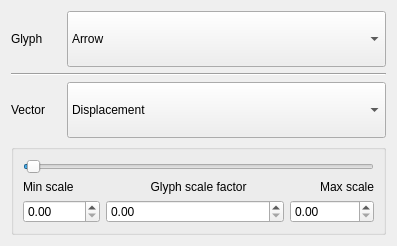
<?xml version="1.0" encoding="UTF-8"?>
<ui version="4.0">
 <class>TaskPostGlyph</class>
 <widget class="QWidget" name="TaskPostGlyph">
  <property name="geometry">
   <rect>
    <x>0</x>
    <y>0</y>
    <width>397</width>
    <height>246</height>
   </rect>
  </property>
  <property name="windowTitle">
   <string>Form</string>
  </property>
  <layout class="QVBoxLayout" name="verticalLayout">
   <item>
    <layout class="QHBoxLayout" name="horizontalLayout_3">
     <item>
      <widget class="QLabel" name="label_2">
       <property name="sizePolicy">
        <sizepolicy hsizetype="Minimum" vsizetype="Minimum">
         <horstretch>0</horstretch>
         <verstretch>0</verstretch>
        </sizepolicy>
       </property>
       <property name="minimumSize">
        <size>
         <width>50</width>
         <height>0</height>
        </size>
       </property>
       <property name="text">
        <string>Glyph</string>
       </property>
      </widget>
     </item>
     <item>
      <widget class="QComboBox" name="GlyphType">
       <property name="sizePolicy">
        <sizepolicy hsizetype="Expanding" vsizetype="Minimum">
         <horstretch>0</horstretch>
         <verstretch>0</verstretch>
        </sizepolicy>
       </property>
       <item>
        <property name="text">
         <string>Arrow</string>
        </property>
       </item>
       <item>
        <property name="text">
         <string>Cone</string>
        </property>
       </item>
       <item>
        <property name="text">
         <string>Sphere</string>
        </property>
       </item>
      </widget>
     </item>
    </layout>
   </item>
   <item>
    <widget class="Line" name="line_3">
     <property name="orientation">
      <enum>Qt::Horizontal</enum>
     </property>
    </widget>
   </item>
   <item>
    <layout class="QHBoxLayout" name="horizontalLayout">
     <item>
      <widget class="QLabel" name="label">
       <property name="sizePolicy">
        <sizepolicy hsizetype="Minimum" vsizetype="Minimum">
         <horstretch>0</horstretch>
         <verstretch>0</verstretch>
        </sizepolicy>
       </property>
       <property name="minimumSize">
        <size>
         <width>50</width>
         <height>0</height>
        </size>
       </property>
       <property name="text">
        <string>Vector</string>
       </property>
      </widget>
     </item>
     <item>
      <widget class="QComboBox" name="Vector">
       <property name="sizePolicy">
        <sizepolicy hsizetype="Expanding" vsizetype="Minimum">
         <horstretch>0</horstretch>
         <verstretch>0</verstretch>
        </sizepolicy>
       </property>
       <item>
        <property name="text">
         <string>Displacement</string>
        </property>
       </item>
       <item>
        <property name="text">
         <string>Strain Vectors</string>
        </property>
       </item>
       <item>
        <property name="text">
         <string>Stress Vectors</string>
        </property>
       </item>
       <item>
        <property name="text">
         <string>Max Principal Stress Vectors</string>
        </property>
       </item>
       <item>
        <property name="text">
         <string>Med Principal Stress Vectors</string>
        </property>
       </item>
       <item>
        <property name="text">
         <string>Min Principal Stress Vectors</string>
        </property>
       </item>
      </widget>
     </item>
    </layout>
   </item>
   <item>
    <widget class="QGroupBox" name="ScalingBox">
     <property name="sizePolicy">
      <sizepolicy hsizetype="MinimumExpanding" vsizetype="Preferred">
       <horstretch>0</horstretch>
       <verstretch>0</verstretch>
      </sizepolicy>
     </property>
     <property name="title">
      <string/>
     </property>
     <layout class="QVBoxLayout" name="verticalLayout_2">
      <item>
       <widget class="QSlider" name="Slider">
        <property name="sizePolicy">
         <sizepolicy hsizetype="MinimumExpanding" vsizetype="Fixed">
          <horstretch>0</horstretch>
          <verstretch>0</verstretch>
         </sizepolicy>
        </property>
        <property name="minimumSize">
         <size>
          <width>100</width>
          <height>0</height>
         </size>
        </property>
        <property name="maximum">
         <number>100</number>
        </property>
        <property name="value">
         <number>1</number>
        </property>
        <property name="orientation">
         <enum>Qt::Horizontal</enum>
        </property>
        <property name="invertedAppearance">
         <bool>false</bool>
        </property>
        <property name="invertedControls">
         <bool>false</bool>
        </property>
        <property name="tickPosition">
         <enum>QSlider::NoTicks</enum>
        </property>
       </widget>
      </item>
      <item>
       <layout class="QHBoxLayout" name="horizontalLayout_5">
        <item>
         <widget class="QLabel" name="label_4">
          <property name="sizePolicy">
           <sizepolicy hsizetype="Minimum" vsizetype="Minimum">
            <horstretch>0</horstretch>
            <verstretch>0</verstretch>
           </sizepolicy>
          </property>
          <property name="text">
           <string>Min scale</string>
          </property>
         </widget>
        </item>
        <item>
         <widget class="QLabel" name="label_5">
          <property name="text">
           <string>Glyph scale factor</string>
          </property>
          <property name="alignment">
           <set>Qt::AlignCenter</set>
          </property>
         </widget>
        </item>
        <item>
         <widget class="QLabel" name="label_6">
          <property name="layoutDirection">
           <enum>Qt::LeftToRight</enum>
          </property>
          <property name="text">
           <string>Max scale</string>
          </property>
          <property name="alignment">
           <set>Qt::AlignRight|Qt::AlignTrailing|Qt::AlignVCenter</set>
          </property>
         </widget>
        </item>
       </layout>
      </item>
      <item>
       <layout class="QHBoxLayout" name="horizontalLayout_6">
        <item>
         <widget class="QDoubleSpinBox" name="Min">
          <property name="sizePolicy">
           <sizepolicy hsizetype="Fixed" vsizetype="Fixed">
            <horstretch>0</horstretch>
            <verstretch>0</verstretch>
           </sizepolicy>
          </property>
          <property name="minimumSize">
           <size>
            <width>20</width>
            <height>0</height>
           </size>
          </property>
          <property name="decimals">
           <number>2</number>
          </property>
          <property name="maximum">
           <double>99999.000000000000000</double>
          </property>
         </widget>
        </item>
        <item>
         <widget class="QDoubleSpinBox" name="Value">
          <property name="sizePolicy">
           <sizepolicy hsizetype="MinimumExpanding" vsizetype="Fixed">
            <horstretch>0</horstretch>
            <verstretch>0</verstretch>
           </sizepolicy>
          </property>
          <property name="alignment">
           <set>Qt::AlignLeading|Qt::AlignLeft|Qt::AlignVCenter</set>
          </property>
          <property name="decimals">
           <number>2</number>
          </property>
          <property name="maximum">
           <double>9999999.000000000000000</double>
          </property>
         </widget>
        </item>
        <item>
         <widget class="QDoubleSpinBox" name="Max">
          <property name="sizePolicy">
           <sizepolicy hsizetype="Fixed" vsizetype="Fixed">
            <horstretch>0</horstretch>
            <verstretch>0</verstretch>
           </sizepolicy>
          </property>
          <property name="minimumSize">
           <size>
            <width>20</width>
            <height>0</height>
           </size>
          </property>
          <property name="decimals">
           <number>2</number>
          </property>
          <property name="maximum">
           <double>1000000.000000000000000</double>
          </property>
         </widget>
        </item>
       </layout>
      </item>
     </layout>
    </widget>
   </item>
  </layout>
 </widget>
 <resources/>
 <connections/>
</ui>
